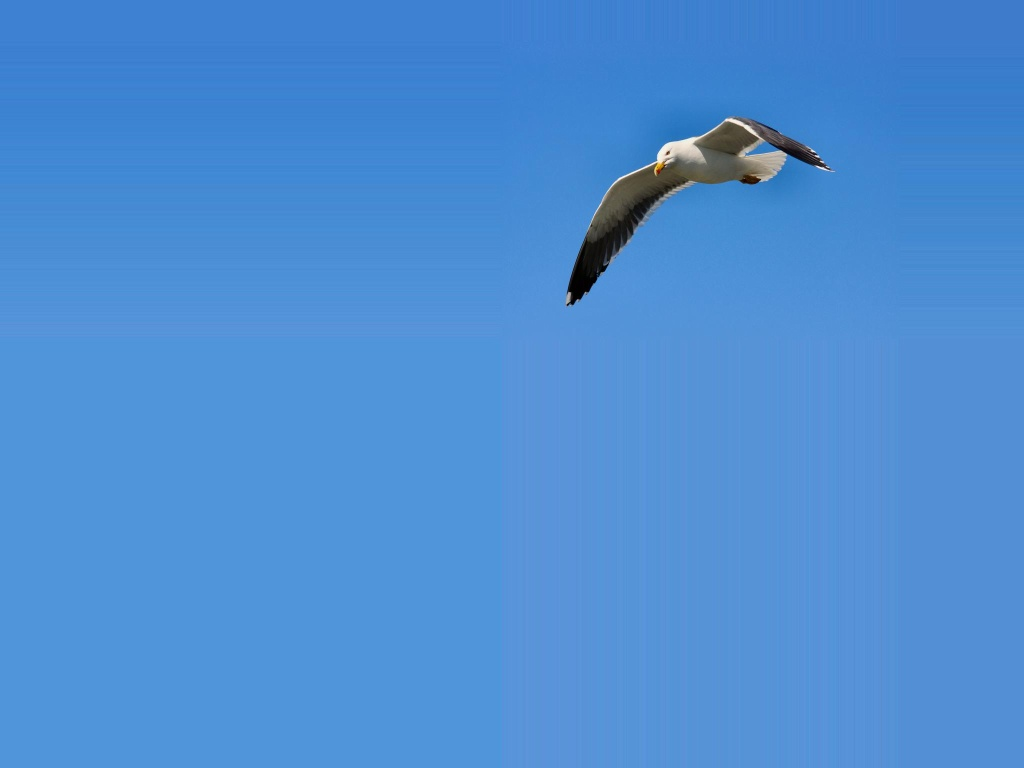
%> input picture BIV_P1-Dateien/moewex.jpg, 1024 x 768 px
$ octave uebung1.m   (GNU Octave 9; MATLAB toolbox functions it lacks are replaced by stand-ins)
%> lines starting %> are read from the running program, lines starting %| are printed output that depends on the picture
%% 2a)
moewe=imread('moewex.jpg');
%> moewe is the input picture: size 768x1024x3 uint8; mean R, G, B 76.6, 141.6, 211.7
figure
imshow(moewe)
size(moewe) %bildh鰄e=768px, bildbreite=1024px, farben=rgb
%> ans = [768 1024 3]
showQuadView(moewe,moewe(:,:,1),moewe(:,:,2),moewe(:,:,3))
%> (this line was passed over: showQuadView is not available in this run)
%% 2a) Zusatzaufgabe
moewe_red = moewe;
moewe_green = moewe;
moewe_blue = moewe;
moewe_red(:,:,2)=0;
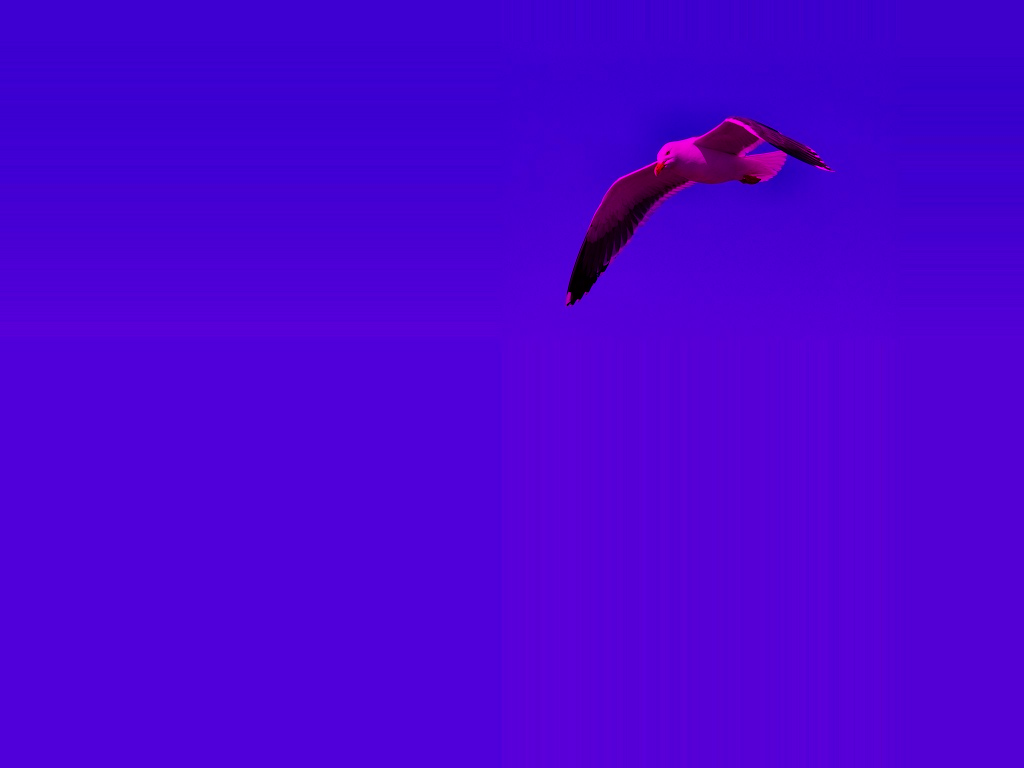
%> moewe_red: size 768x1024x3 uint8; mean R, G, B 76.6, 0, 211.7
moewe_red(:,:,3)=0;
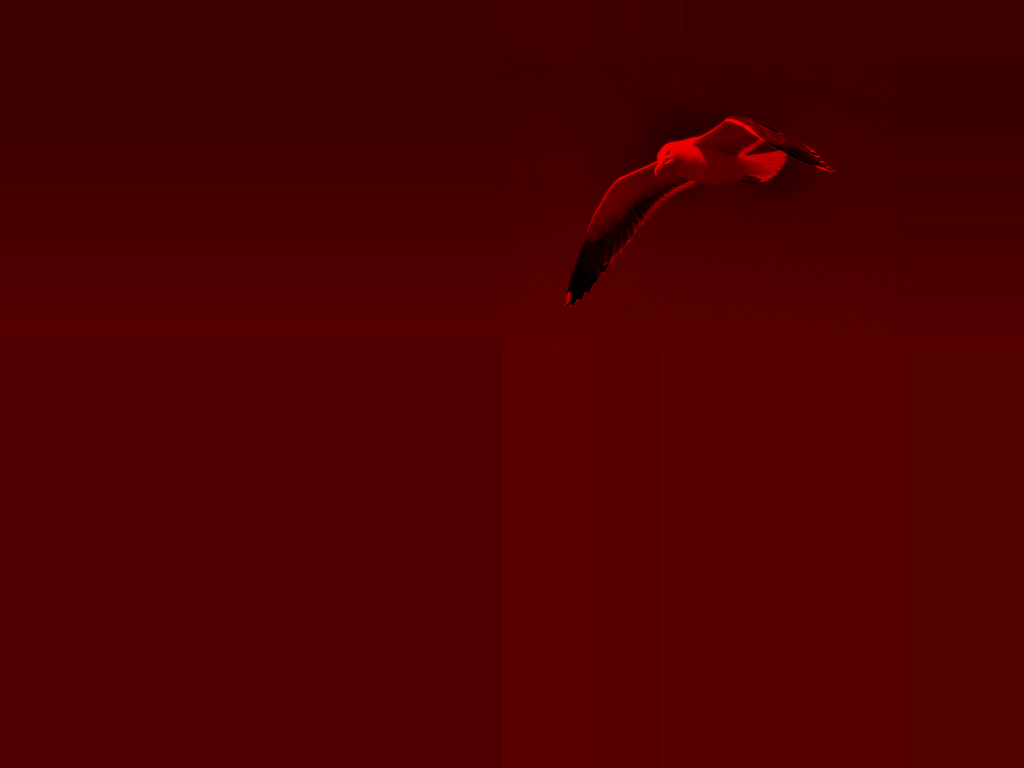
%> moewe_red: size 768x1024x3 uint8; mean R, G, B 76.6, 0, 0
moewe_green(:,:,1)=0;
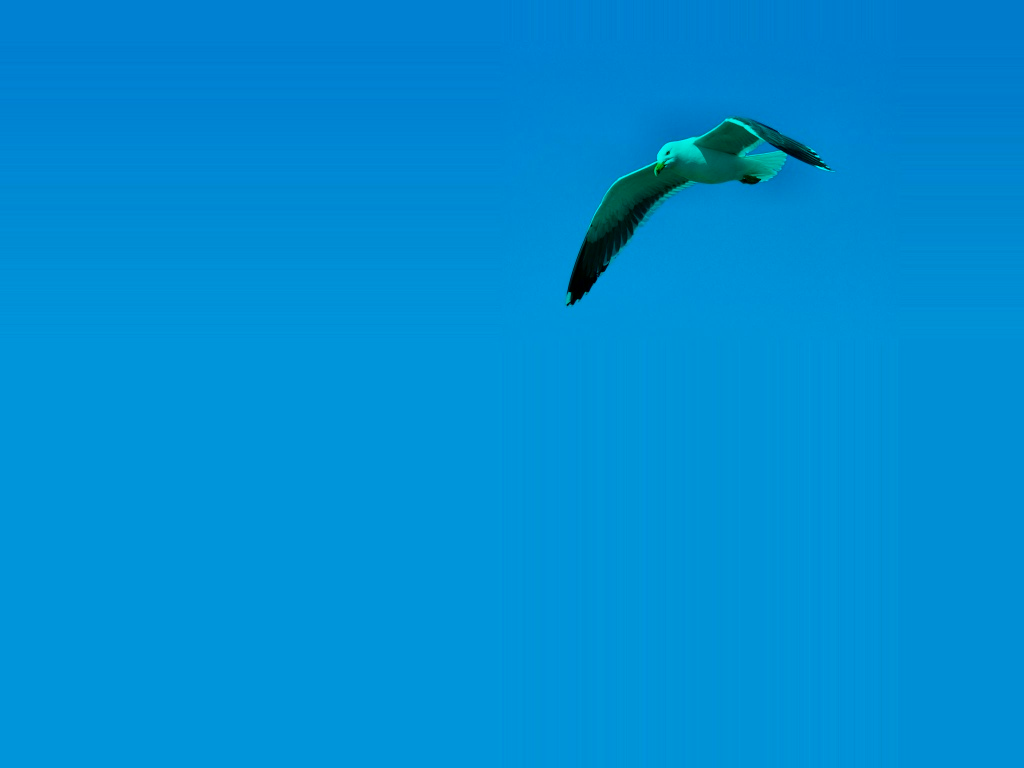
%> moewe_green: size 768x1024x3 uint8; mean R, G, B 0, 141.6, 211.7
moewe_green(:,:,3)=0;
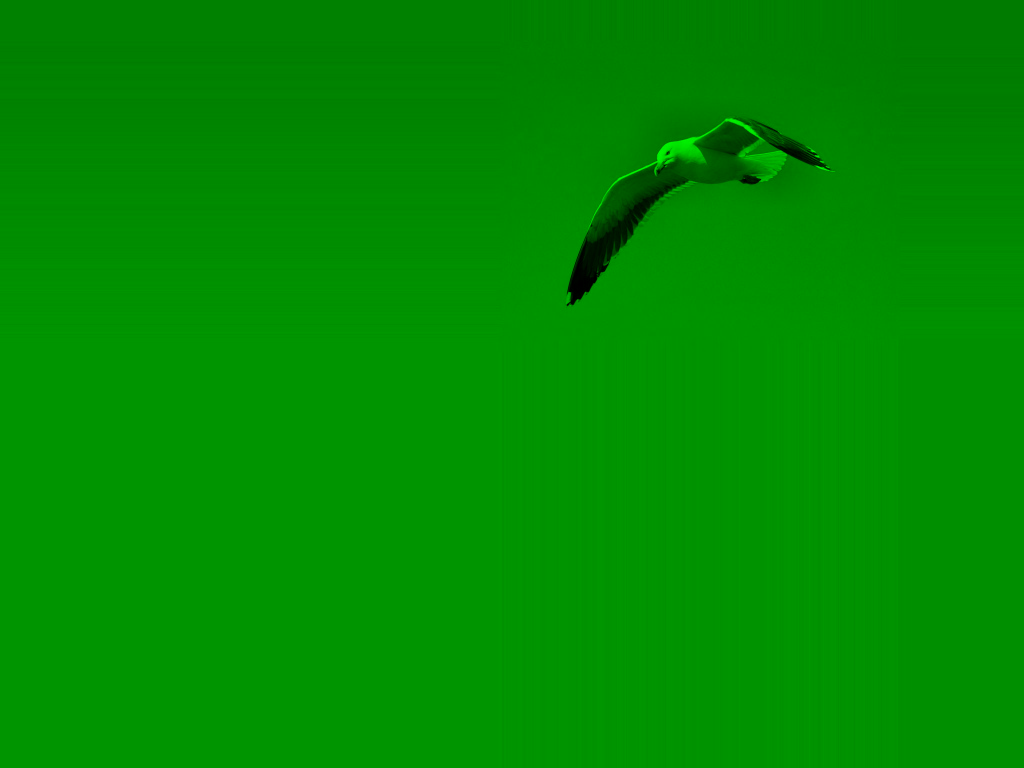
%> moewe_green: size 768x1024x3 uint8; mean R, G, B 0, 141.6, 0
moewe_blue(:,:,1)=0;
moewe_blue(:,:,2)=0;
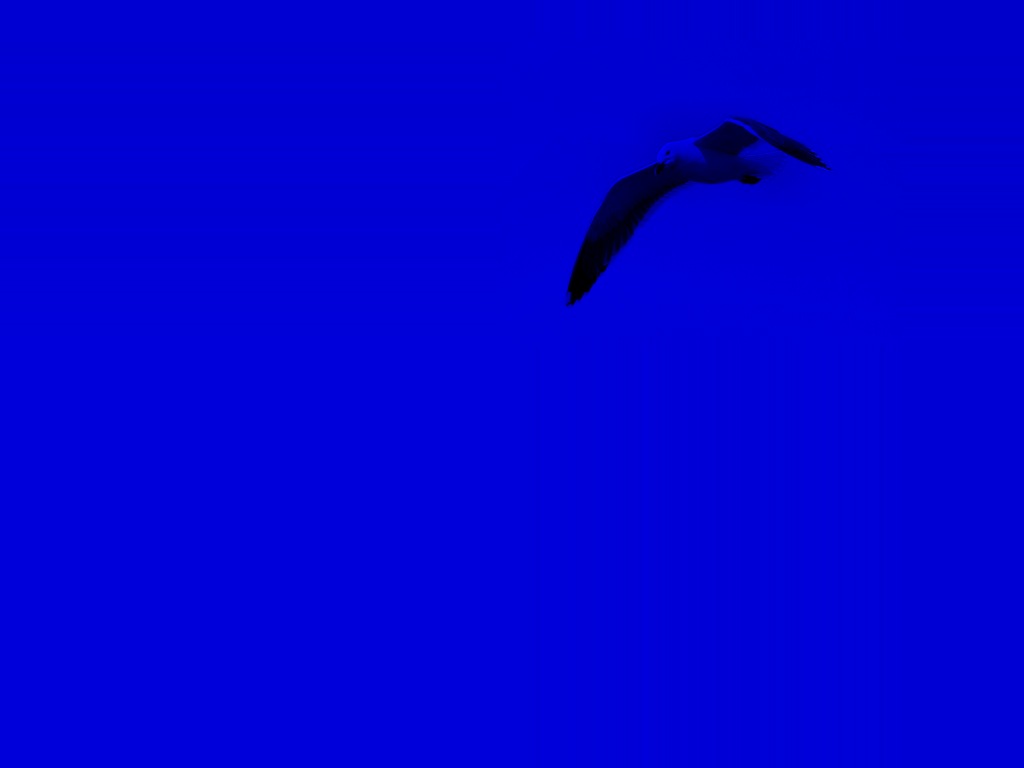
%> moewe_blue: size 768x1024x3 uint8; mean R, G, B 0, 0, 211.7
showQuadView(moewe,moewe_red,moewe_green,moewe_blue)
%> (this line was passed over: showQuadView is not available in this run)
%% 2b)
%> (the run ends here)
